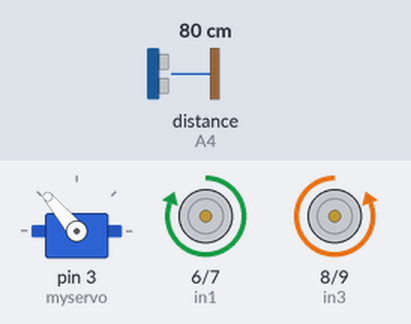
Bench run of a sketch on a simulated Arduino Uno, built with avr-gcc and run on an emulated ATmega328P. Shown: servo, motor-driver pin pairs drawn as motors (green arrow = first pin HIGH = forward, orange = second pin HIGH = backward, longer = more drive, scaled by the enable pin). Wiring (inferred from the names in the program): ultrasonic range finder: trigger A5; echo A4. The inputs (shaded band) are chosen by the test bench; at power-on: distance to the obstacle (sensor on A4) 80 cm. The echo pulse lasts 58.3 µs per cm.

Above: at 1.2 s.
1.3 s: distance to the obstacle (sensor on A4) set to 34 cm
2.8 s: distance to the obstacle (sensor on A4) set to 27 cm
At 2.9 s:
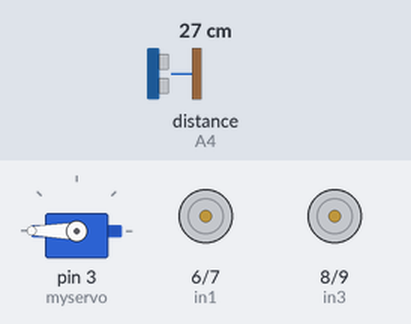
5.8 s: distance to the obstacle (sensor on A4) set to 35 cm
At 6.8 s:
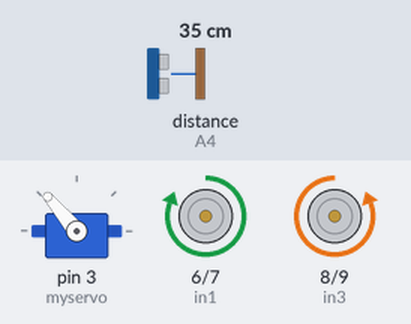
7.3 s: distance to the obstacle (sensor on A4) set to 2 cm
At 7.6 s:
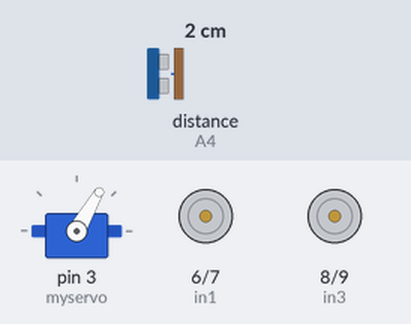
Timing chart, 0 to 11.3 s (numbered marks = the images above; inputs shaded):
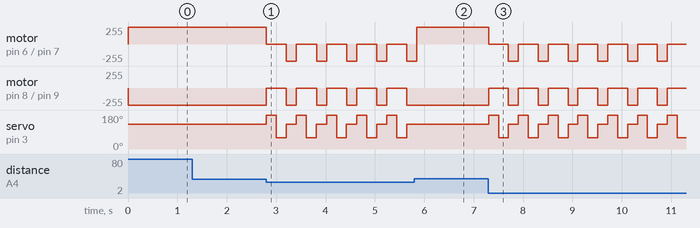

Measured:
- the behaviour switches between 32 and 31 cm on distance to the obstacle (sensor on A4) (found by bisection; images 0 and 1)
- after the input at 1.3 s, every drawn part: stays the same
- after the input at 2.8 s, motor on pin 6 (in1) / pin 7 (in2), motor on pin 8 (in3) / pin 9 (in4): alternates backward 255/255 for 0.20 s and stopped for 0.41 s, starting at once; servo on pin 3 (myservo): 130° → 180° at once, then repeats every 0.61 s: 60° 0.20 s, 130° 0.20 s, 180° 0.20 s
- after the input at 5.8 s, motor on pin 8 (in3) / pin 9 (in4): stops changing and stays backward 255/255; servo on pin 3 (myservo): stops changing and stays 130°
- after the input at 7.3 s, motor on pin 6 (in1) / pin 7 (in2), motor on pin 8 (in3) / pin 9 (in4): alternates backward 255/255 for 0.20 s and stopped for 0.40 s, starting at once; servo on pin 3 (myservo): 130° → 180° at once, then repeats every 0.60 s: 60° 0.20 s, 130° 0.20 s, 180° 0.20 s

The sketch:

robot_v1.ino
```cpp
#include <Servo.h> //servo library

Servo myservo;

//for distance detection
int Echo = A4, Trig = A5;

String left = "left", right = "right", center = "center";

bool obstruction = false;

//motor control
int in1=6, in2=7, in3=8, in4=9;

// channel output pins
int ENA=5, ENB=11;

//distance parameters
int rightDistance, leftDistance, middleDistance;

void setup()
{
  myservo.attach(3);
  Serial.begin(9600);

  pinMode(Echo, INPUT);
  pinMode(Trig, OUTPUT);

  pinMode(in1,OUTPUT);
  pinMode(in2,OUTPUT);
  pinMode(in3,OUTPUT);
  pinMode(in4,OUTPUT);

  pinMode(ENA,OUTPUT);
  pinMode(ENB,OUTPUT);
}

void loop()
{
  look(center);

  if (obstruction == false){
      smartForward();
    }
  else {
    look(left,200);
    leftDistance = checkDistance();
    look(right,200);
    rightDistance = checkDistance();
    look(center);
    middleDistance = checkDistance();

    if (leftDistance > rightDistance){
        rotateLeftFor(200);
        smartForward();
      }
    else if (rightDistance > leftDistance){
        rotateRightFor(200);
        smartForward();
      }
  }
}
```

direction.ino
```cpp
void stop()
{
  digitalWrite(ENA,LOW);
  digitalWrite(ENB,LOW);
}
void stopFor(int msec)
{
  stop();
  delay(msec);
}
void dirForward()
{
  digitalWrite(ENA,HIGH);
  digitalWrite(ENB,HIGH);
  digitalWrite(in1,HIGH);
  digitalWrite(in2,LOW);
  digitalWrite(in3,LOW);
  digitalWrite(in4,HIGH);
}
void forwardFor(int msec)
{
  dirForward();
  delay(msec);
}

void smartForward()
{
  if (checkDistance() > 30)
  {
    obstruction = false;
    dirForward();
  }
  else
  {
    stop();
    obstruction = true;
  }
}
void dirBack()
{
  digitalWrite(ENA,HIGH);
  digitalWrite(ENB,HIGH);
  digitalWrite(in1,LOW);
  digitalWrite(in2,HIGH);
  digitalWrite(in3,HIGH);
  digitalWrite(in4,LOW);
}
void backFor(int msec)
{
  dirBack();
  delay(msec);
}

void rotateLeft()
{
  digitalWrite(ENA,HIGH);
  digitalWrite(ENB,HIGH);

  digitalWrite(in1,LOW);
  digitalWrite(in2,HIGH);
  digitalWrite(in3,LOW);
  digitalWrite(in4,HIGH);
  }
void rotateLeftFor(int msec)
{
  rotateLeft();
  delay(msec);
}

void rotateRight()
{
  digitalWrite(ENA,HIGH);
  digitalWrite(ENB,HIGH);

  digitalWrite(in1,HIGH);
  digitalWrite(in2,LOW);
  digitalWrite(in3,HIGH);
  digitalWrite(in4,LOW);
}
void rotateRightFor(int msec)
{
  rotateRight();
  delay(msec);
}
```

distance_eyes.ino
```cpp
int checkDistance()
{
  digitalWrite(Trig, LOW);
  delayMicroseconds(2);
  digitalWrite(Trig, HIGH);
  delayMicroseconds(20);
  digitalWrite(Trig, LOW);
  float Fdistance = pulseIn(Echo, HIGH);
  Fdistance= Fdistance/58;
  return (int)Fdistance;
}

void look(String dir, int msec)
{
  if (dir == "center")
  {
    myservo.write(130);
    delay(msec);
  }
  else if (dir == "right")
  {
    myservo.write(60);
    delay(msec);
  }
  else if (dir == "left")
  {
    myservo.write(190);
    delay(msec);
  }
}


void look(String dir)
{
  if (dir == "center")
  {
    myservo.write(130);
  }
  else if (dir == "right")
  {
    myservo.write(70);
  }
  else if (dir == "left")
  {
    myservo.write(190);
  }
}
```
